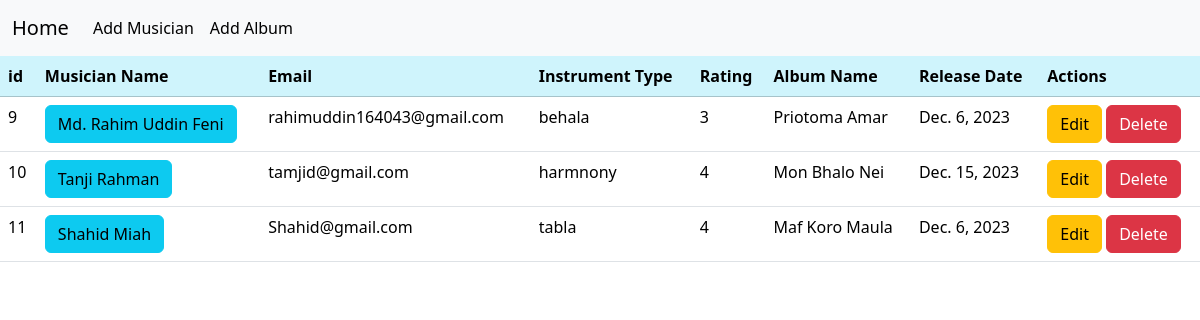
The page / on the database its author committed.
### Album/models.py (models this page shows)
class Album(models.Model):
   rating_choice=[
      (1,'One'),
      (2,'Two'),
      (3,'Three'),
      (4,'Four'),
      (5,'Five'),
   ]
   Name=models.CharField(max_length=100,unique=True)
   MusicianList=models.ForeignKey(to=Musician, on_delete=models.CASCADE)
   ReleaseDate=models.DateField()
   Rating=models.IntegerField(choices=rating_choice)
   def __str__(self) -> str:
      return self.Name

### Musician/models.py (models this page shows, shortened)
class Musician(models.Model):
    Choice_instrument=[
        ('guitar','Guitar'),
        ('tabla','Tabla'),
        ('harmnony','Harmnony'),
        ('behala','Behala'),
        ('ektara','Eektara'),
    ]
    FirstName=models.CharField(max_length=100,unique=True)
    LastName=models.CharField(max_length=100,unique=True)
    Email=models.EmailField(max_length=100)
    PhoneNumber=models.CharField(max_length=15)
    InstrumentType=models.CharField(max_length=100,choices=Choice_instrument)

### MusiciansDirectory/views.py (the view)
# urls.py: 2. Add a URL to urlpatterns:  path('', views.home, name='home')
def home(request):
    data=Album.objects.all()
    print(data)
    return render(request, 'home.html',{'data':data})

### templates/home.html
{% extends "base.html" %} {% block content %}
<table class="table">
  <thead class="table-info">
    <tr>
      <th scope="col">id</th>
      <th scope="col">Musician Name</th>
      <th scope="col">Email</th>
      <th scope="col">Instrument Type</th>
      <th scope="col">Rating</th>
      <th scope="col">Album Name</th>
      <th scope="col">Release Date</th>
      <th scope="col">Actions</th>
    </tr>
  </thead>
  <tbody>
    {% for value in data %}
    <tr>
      <td>{{value.id}}</td>
      <td>
        <a href="{% url 'edit_musician' value.MusicianList.id %}" class="btn btn-info">
          {{value.MusicianList.FirstName}} {{value.MusicianList.LastName}}</a
        >
      </td>
      <td>{{value.MusicianList.Email}}</td>
      <td>{{value.MusicianList.InstrumentType}}</td>
      <td>{{value.Rating}}</td>
      <td>{{value.Name}}</td>
      <td>{{value.ReleaseDate}}</td>
      <td>
        <a href="{% url 'edit_album' value.id %}" class="btn btn-warning"
          >Edit</a
        >
        <a href="{% url 'delete_album' value.id %}" class="btn btn-danger"
          >Delete</a
        >
      </td>
    </tr>
    {% endfor %}
  </tbody>
</table>
{% endblock content %}

### templates/base.html (shortened to what this page needs)
<!doctype html>
<html lang="en">
  <head>
    <link href="https://cdn.jsdelivr.net/npm/bootstrap@5.3.2/dist/css/bootstrap.min.css" rel="stylesheet">
  </head>
  <body>
    <nav class="navbar navbar-expand-lg bg-body-tertiary">
        <div class="container-fluid">
          <a class="navbar-brand" href="{% url "home" %}">Home</a>
          <div class="collapse navbar-collapse" id="navbarSupportedContent">
            <ul class="navbar-nav me-auto mb-2 mb-lg-0">
              <li class="nav-item">
                <a class="nav-link active" aria-current="page" href="{% url "add_musician" %}">Add Musician</a>
              </li>
              <li class="nav-item">
                <a class="nav-link active" aria-current="page" href="{% url "add_album" %}">Add Album</a>
              </li>
            </ul>
          </div>
        </div>
      </nav>
      {% block content %}{% endblock content %}
  </body>
</html>

### rows shown on the page
Album: id "9", MusicianList.FirstName "Md. Rahim", MusicianList.LastName "Uddin Feni", MusicianList.Email "rahimuddin164043@gmail.com", MusicianList.InstrumentType "behala", Rating "3", Name "Priotoma Amar", ReleaseDate "Dec. 6, 2023"
Album: id "10", MusicianList.FirstName "Tanji", MusicianList.LastName "Rahman", MusicianList.Email "tamjid@gmail.com", MusicianList.InstrumentType "harmnony", Rating "4", Name "Mon Bhalo Nei", ReleaseDate "Dec. 15, 2023"
Album: id "11", MusicianList.FirstName "Shahid", MusicianList.LastName "Miah", MusicianList.Email "Shahid@gmail.com", MusicianList.InstrumentType "tabla", Rating "4", Name "Maf Koro Maula", ReleaseDate "Dec. 6, 2023"
